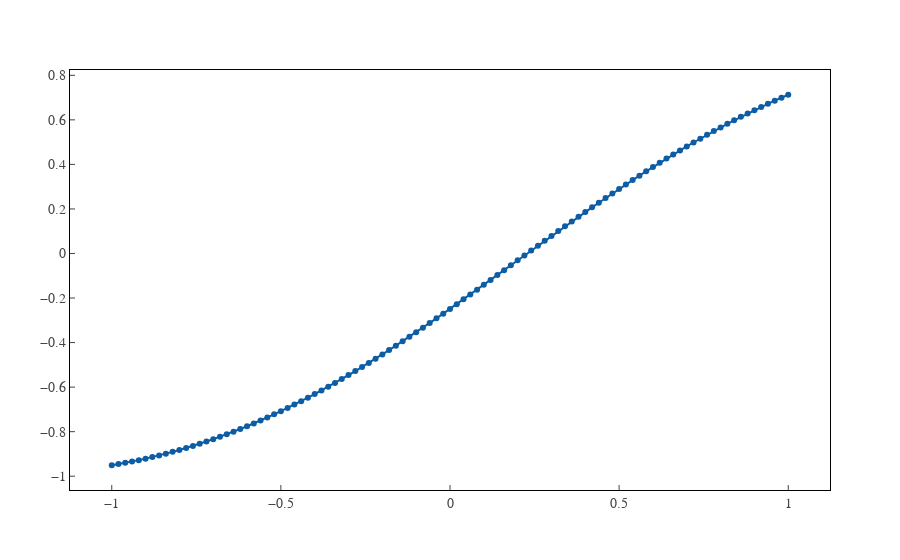

The cell this chart's notebook holds for it:
### Code cell
from qubex.analysis import plot_xy

e_x = np.array(
    [result.get_bloch_vectors(control_qubit.label)[-1][0] for result in results]
)

plot_xy(beta_range, e_x)
